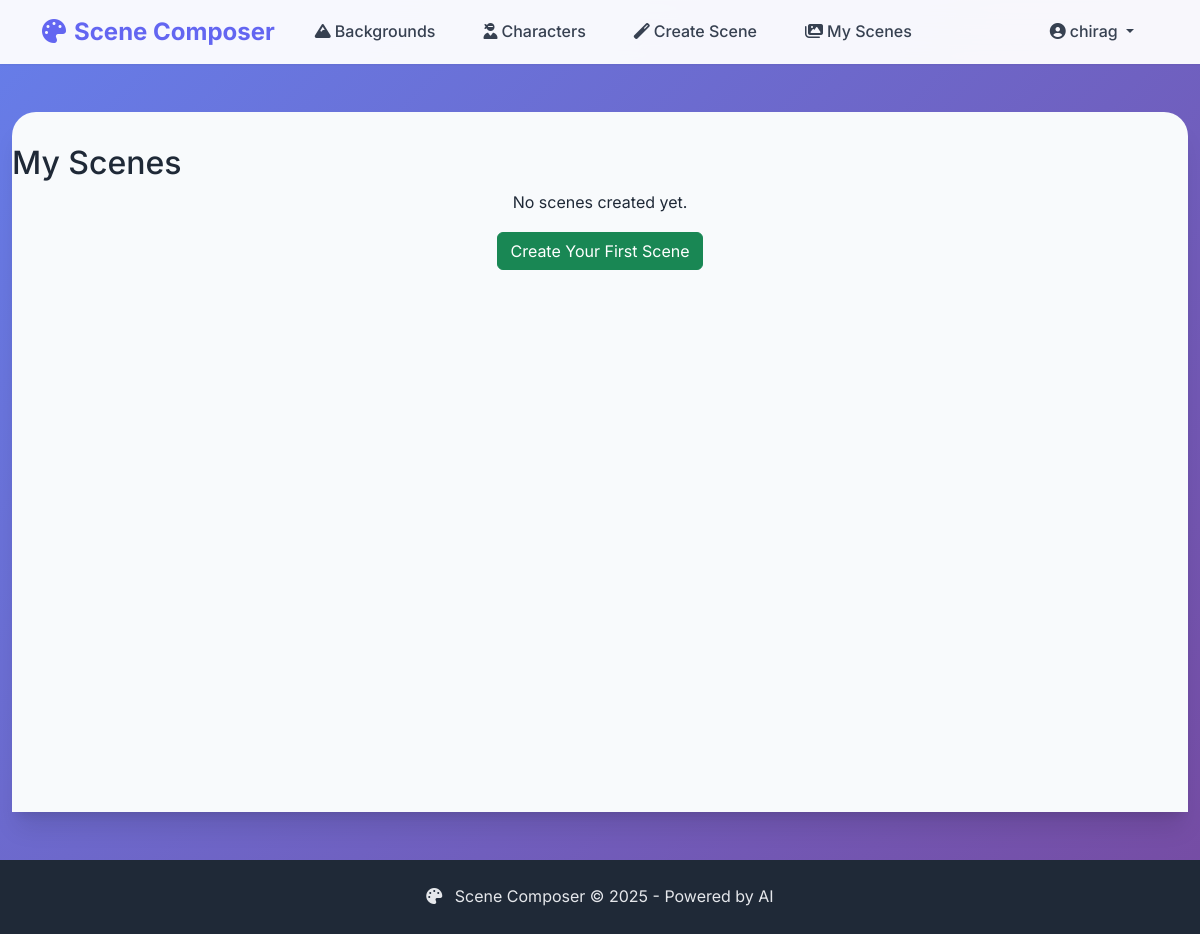
The app's page /my-scenes/ (signed in), older data.
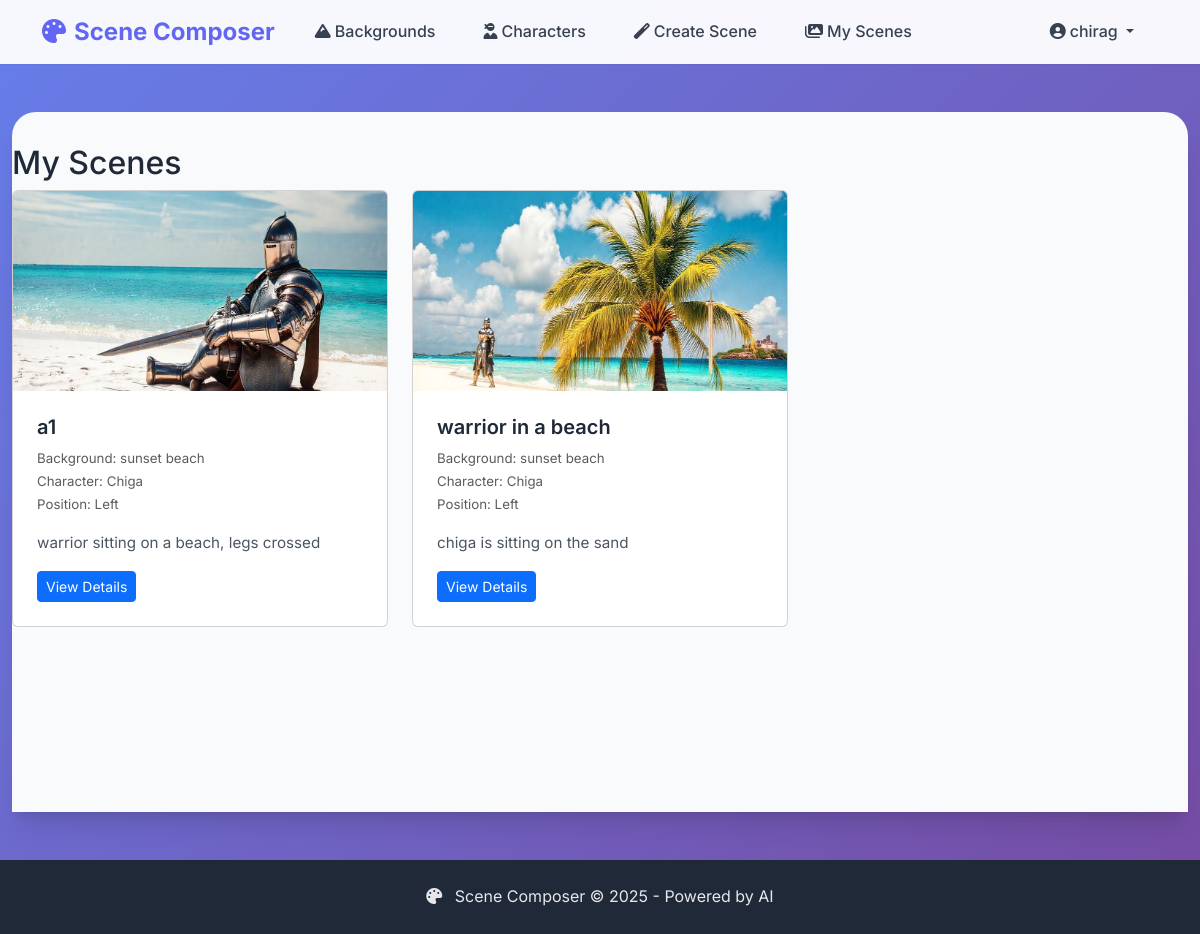
The same page, newer data.
### composer/models.py (models this page shows, shortened)
class Scene(models.Model):
    POSITION_CHOICES = [
        ('left', 'Left'),
        ('right', 'Right'),
        ('center', 'Center'),
    ]
    title = models.CharField(max_length=200)
    background = models.ForeignKey(Background, on_delete=models.CASCADE)
    character = models.ForeignKey(Character, on_delete=models.CASCADE)
    character_position = models.CharField(max_length=10, choices=POSITION_CHOICES)
    action_description = models.TextField()
    generated_image_url = models.CharField(max_length=500, blank=True, null=True)  # Changed to CharField
    created_by = models.ForeignKey(User, on_delete=models.CASCADE)
    created_at = models.DateTimeField(auto_now_add=True)

class Background(models.Model):
    name = models.CharField(max_length=200)
    description = models.TextField()
    image = models.ImageField(upload_to='backgrounds/', blank=True, null=True)
    generated_image_url = models.CharField(max_length=500, blank=True, null=True)  # Changed to CharField
    created_by = models.ForeignKey(User, on_delete=models.CASCADE)
    created_at = models.DateTimeField(auto_now_add=True)

class Character(models.Model):
    name = models.CharField(max_length=200)
    description = models.TextField()
    image = models.ImageField(upload_to='characters/', blank=True, null=True)
    generated_image_url = models.CharField(max_length=500, blank=True, null=True)  # Changed to CharField
    created_by = models.ForeignKey(User, on_delete=models.CASCADE)
    created_at = models.DateTimeField(auto_now_add=True)

### composer/views.py (the view)
# urls.py: path('my-scenes/', views.my_scenes, name='my_scenes'),
@login_required
def my_scenes(request):
    scenes = Scene.objects.filter(created_by=request.user).order_by('-created_at')
    return render(request, 'composer/my_scenes.html', {'scenes': scenes})

### composer/templates/composer/my_scenes.html
{% extends 'composer/base.html' %}
{% block content %}
<h2>My Scenes</h2>
<div class="row">
    {% for scene in scenes %}
        <div class="col-md-4 mb-4">
            <div class="card">
                {% if scene.generated_image_url %}
                    <img src="{{ scene.generated_image_url }}" class="card-img-top" style="height: 200px; object-fit: cover;">
                {% endif %}
                <div class="card-body">
                    <h5 class="card-title">{{ scene.title }}</h5>
                    <p class="card-text">
                        <small class="text-muted">
                            Background: {{ scene.background.name }}<br>
                            Character: {{ scene.character.name }}<br>
                            Position: {{ scene.get_character_position_display }}
                        </small>
                    </p>
                    <p class="card-text">{{ scene.action_description|truncatewords:10 }}</p>
                    <a href="{% url 'scene_result' scene.id %}" class="btn btn-primary btn-sm">View Details</a>
                </div>
            </div>
        </div>
    {% empty %}
        <div class="col-12">
            <div class="text-center">
                <p>No scenes created yet.</p>
                <a href="{% url 'create_scene' %}" class="btn btn-success">Create Your First Scene</a>
            </div>
        </div>
    {% endfor %}
</div>
{% endblock %}

### composer/templates/composer/base.html (shortened to what this page needs)
<!DOCTYPE html>
<html lang="en">
<head>
    <link href="https://cdn.jsdelivr.net/npm/bootstrap@5.3.0/dist/css/bootstrap.min.css" rel="stylesheet">
    <link rel="stylesheet" href="https://cdnjs.cloudflare.com/ajax/libs/font-awesome/6.4.0/css/all.min.css">
    {% load static %}
    <link rel="stylesheet" href="{% static 'composer/css/style.css' %}">
</head>
<body>
    <nav class="navbar navbar-expand-lg fixed-top">
        <div class="container">
            <a class="navbar-brand" href="{% url 'home' %}">
                <i class="fas fa-palette me-2"></i>Scene Composer
            </a>
            <div class="collapse navbar-collapse" id="navbarNav">
                {% if user.is_authenticated %}
                    <ul class="navbar-nav me-auto">
                        <li class="nav-item">
                            <a class="nav-link" href="{% url 'backgrounds' %}">
                                <i class="fas fa-mountain me-1"></i>Backgrounds
                            </a>
                        </li>
                        <li class="nav-item">
                            <a class="nav-link" href="{% url 'characters' %}">
                                <i class="fas fa-user-ninja me-1"></i>Characters
                            </a>
                        </li>
                        <li class="nav-item">
                            <a class="nav-link" href="{% url 'create_scene' %}">
                                <i class="fas fa-magic me-1"></i>Create Scene
                            </a>
                        </li>
                        <li class="nav-item">
                            <a class="nav-link" href="{% url 'my_scenes' %}">
                                <i class="fas fa-images me-1"></i>My Scenes
                            </a>
                        </li>
                    </ul>
                    <ul class="navbar-nav">
                        <li class="nav-item dropdown">
                            <a class="nav-link dropdown-toggle" href="#" role="button" data-bs-toggle="dropdown">
                                <i class="fas fa-user-circle me-1"></i>{{ user.username }}
                            </a>
                        </li>
                    </ul>
                {% endif %}
            </div>
        </div>
    </nav>
    <div class="container-fluid" style="padding-top: 80px;">
        <div class="main-container">
            {% block content %}{% endblock %}
        </div>
    </div>
    <footer class="text-center py-4 mt-5" style="background: var(--gray-800); color: var(--gray-200);">
        <div class="container">
            <p class="mb-0">
                <i class="fas fa-palette me-2"></i>
                Scene Composer &copy; 2025 - Powered by AI
            </p>
        </div>
    </footer>
</body>
</html>

### composer/static/composer/css/style.css (style rules this page uses)
:root { --primary-color: #6366f1; --primary-dark: #4f46e5; --secondary-color: #8b5cf6; --success-color: #10b981; --warning-color: #f59e0b; --danger-color: #ef4444; --dark-color: #1f2937; --light-color: #f8fafc; --gray-50: #f9fafb; --gray-100: #f3f4f6; --gray-200: #e5e7eb; --gray-600: #4b5563; --gray-700: #374151; --gray-800: #1f2937; --shadow-sm: 0 1px 2px 0 rgb(0 0 0 / 0.05); --shadow-md: 0 4px 6px -1px rgb(0 0 0 / 0.1), 0 2px 4px -2px rgb(0 0 0 / 0.1); --shadow-lg: 0 10px 15px -3px rgb(0 0 0 / 0.1), 0 4px 6px -4px rgb(0 0 0 / 0.1); --shadow-xl: 0 20px 25px -5px rgb(0 0 0 / 0.1), 0 8px 10px -6px rgb(0 0 0 / 0.1); }
* { margin: 0; padding: 0; box-sizing: border-box; }
body { font-family: 'Inter', system-ui, -apple-system, sans-serif; background: linear-gradient(135deg, #667eea 0%, #764ba2 100%); min-height: 100vh; color: var(--gray-800); line-height: 1.6; }
.navbar { background: rgba(255, 255, 255, 0.95); backdrop-filter: blur(20px); border: none; box-shadow: var(--shadow-sm); transition: all 0.3s ease; }
.navbar-brand { font-weight: 700; font-size: 1.5rem; color: var(--primary-color) !important; transition: color 0.3s ease; }
.navbar-nav .nav-link { font-weight: 500; color: var(--gray-700) !important; margin: 0 0.5rem; padding: 0.5rem 1rem !important; border-radius: 8px; transition: all 0.3s ease; }
.main-container { background: var(--light-color); border-radius: 24px 24px 0 0; margin-top: 2rem; min-height: calc(100vh - 100px); padding: 2rem 0; box-shadow: var(--shadow-xl); }
.card-body { padding: 1.5rem; }
.card-title { font-size: 1.25rem; font-weight: 600; color: var(--gray-800); margin-bottom: 0.5rem; }
.card-text { color: var(--gray-600); font-size: 0.95rem; margin-bottom: 1rem; line-height: 1.5; }

Row changes from the older to the newer data that the page shows:
added Scene: generated_image_url (picture), title "a1", background.name "sunset beach", character.name "Chiga", character_position "Left", action_description "warrior sitting on a beach, legs crossed"
added Scene: generated_image_url (picture), title "warrior in a beach", background.name "sunset beach", character.name "Chiga", character_position "Left", action_description "chiga is sitting on the sand"
Text that changed along with them:
text no longer shown: "No scenes created yet. Create Your First Scene"
